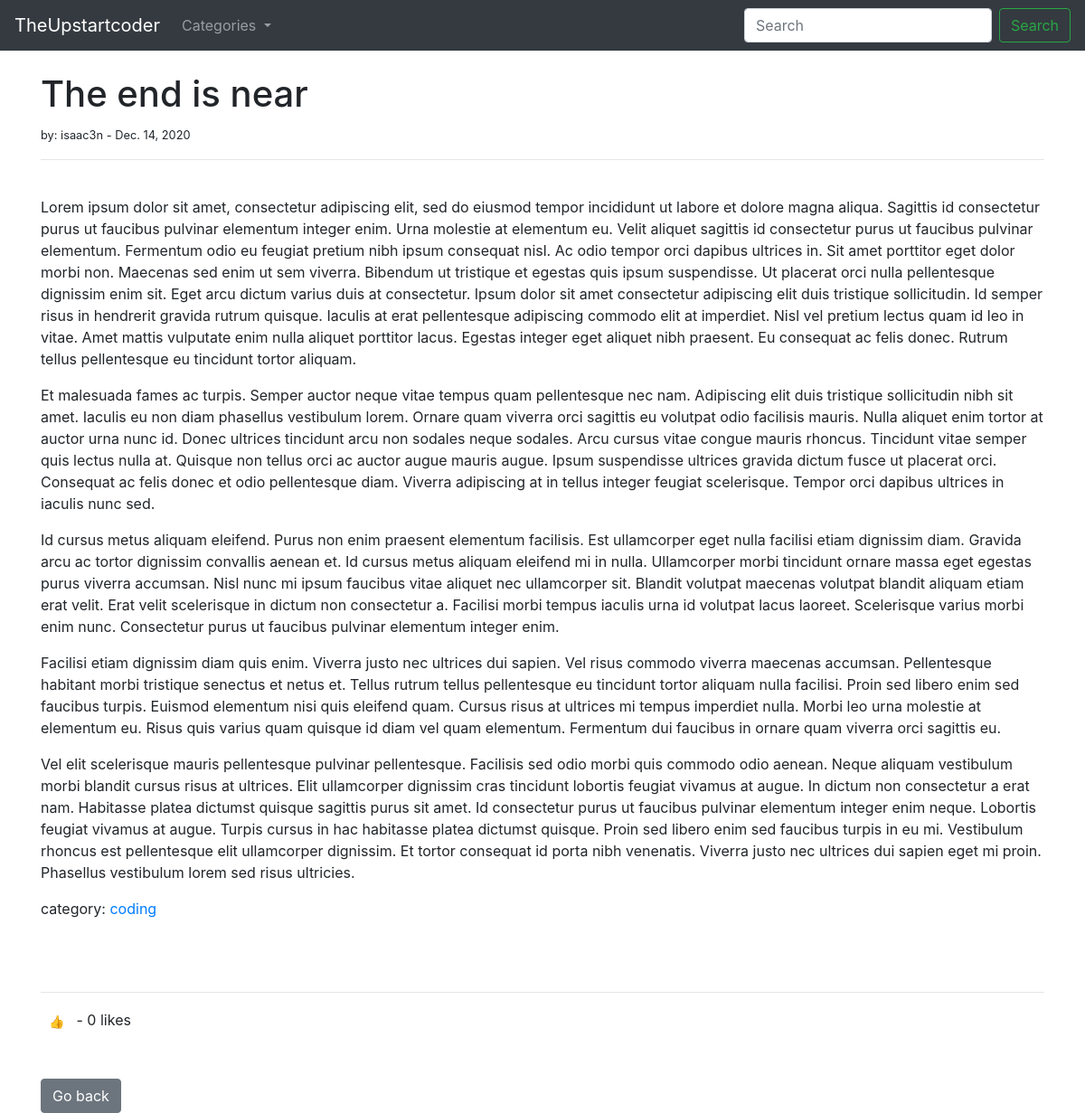
The page /article/7 on the database as committed earlier.
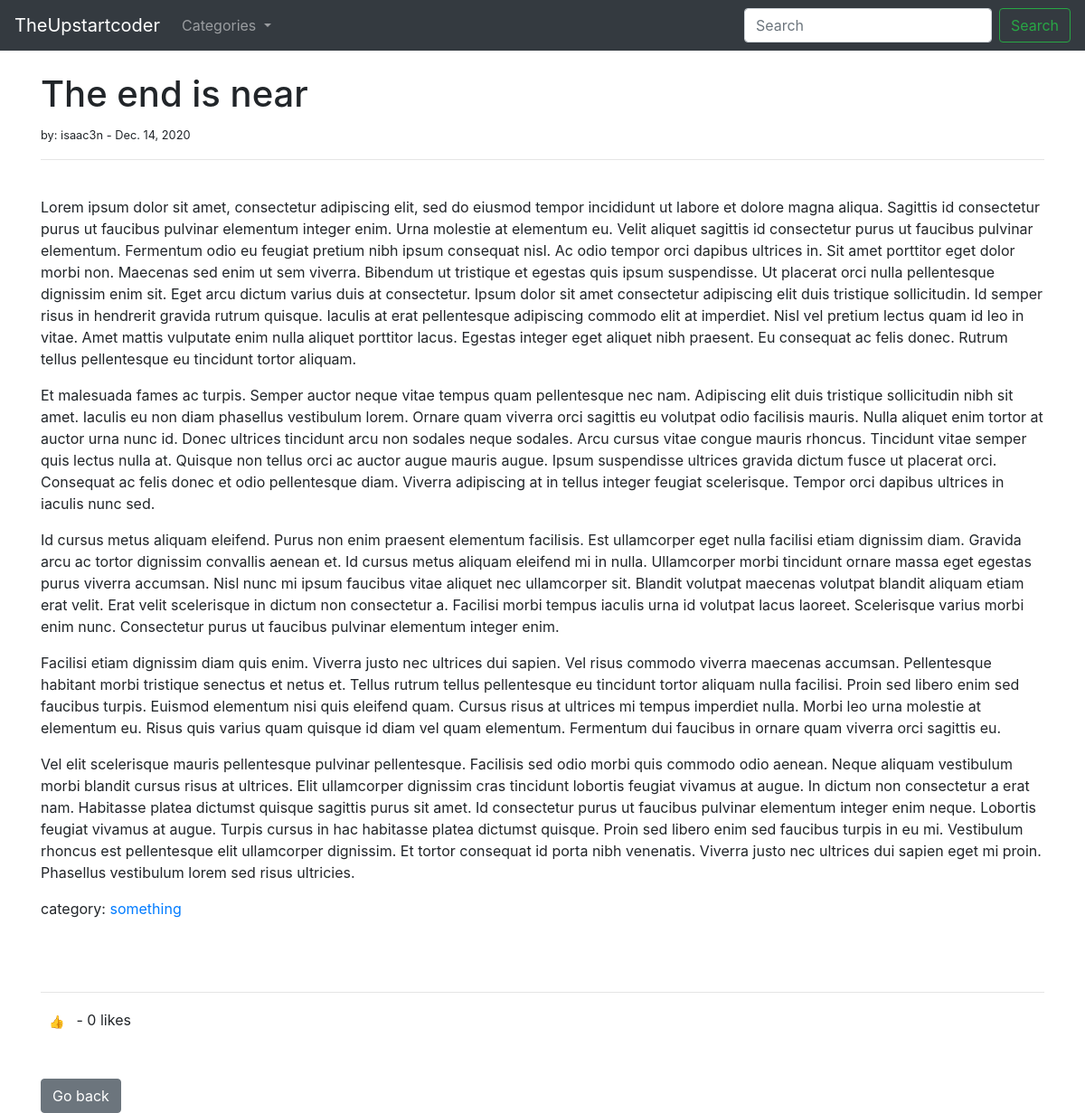
The same page on the database as committed later.
### myblog/models.py (models this page shows, shortened)
class Post(models.Model):
    title = models.CharField(max_length=255)
    title_tag = models.CharField(max_length=25, default='TheUpstartcoder')
    author = models.ForeignKey(User, on_delete=models.CASCADE)
    body = models.TextField()
    pub_date =models.DateField(auto_now_add=True)
    category = models.CharField( max_length=255, default="coding")
    likes = models.ManyToManyField(User, related_name='blog_posts')
    def total_likes(self):
        return self.likes.count()

### myblog/views.py (the view)
# urls.py: path('article/<int:pk>', ArticleDetailView.as_view(), name='articles'),
class ArticleDetailView(DetailView):
    model = Post
    template_name = 'articles.html'
    def get_context_data(self, *args, **kwargs):
        cat_menu = Category.objects.all()
        context = super(ArticleDetailView, self).get_context_data(*args, **kwargs)
        stuff = get_object_or_404(Post, id=self.kwargs['pk'])
        total_likes =  stuff.total_likes()
        context['cat_menu'] = cat_menu
        context['total_likes'] = total_likes
        return context

### myblog/models.py (called while the page is built)
    def __str__(self):
        return self.name

### myblog/templates/articles.html (shortened to what this page needs)
{% extends 'base.html' %}
{% block content %}
<h1>{{ post.title }}</h1>
<small>by: {{ post.author }} - {{ post.pub_date }}</small>
<hr>
<br>
{{ post.body|safe }}
<p>category: <a href="{% url 'category' post.category|slugify %}">{{ post.category|slugify }}</a></p>
<br> <br>
<hr>
<form action= "{% url 'like_post' post.pk %}" method="POST">{% csrf_token %}
    <button type="submit" name= "post_id", value="{{ post.id }}", class="btn  bg-transparent btn-sm"> 👍 </button> - {{ total_likes }} likes
</form>
<br> <br>
<a href="{% url 'home' %}" <button type="button" class="btn btn-secondary"> Go back </button></a>
{% endblock %}

Rows that differ between the two databases and show on the page:
changed Post "The end is near": category|slugify "coding" → "something"
